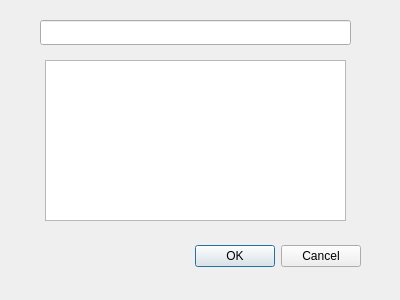
<?xml version="1.0" encoding="UTF-8"?>
<ui version="4.0">
 <class>UnirseAPatridaDialog</class>
 <widget class="QDialog" name="UnirseAPatridaDialog">
  <property name="geometry">
   <rect>
    <x>0</x>
    <y>0</y>
    <width>400</width>
    <height>300</height>
   </rect>
  </property>
  <property name="windowTitle">
   <string>Dialog</string>
  </property>
  <widget class="QDialogButtonBox" name="buttonBox">
   <property name="geometry">
    <rect>
     <x>20</x>
     <y>240</y>
     <width>341</width>
     <height>32</height>
    </rect>
   </property>
   <property name="orientation">
    <enum>Qt::Horizontal</enum>
   </property>
   <property name="standardButtons">
    <set>QDialogButtonBox::Cancel|QDialogButtonBox::Ok</set>
   </property>
  </widget>
  <widget class="QLineEdit" name="selectedHost">
   <property name="geometry">
    <rect>
     <x>40</x>
     <y>20</y>
     <width>311</width>
     <height>25</height>
    </rect>
   </property>
  </widget>
  <widget class="QListWidget" name="listWidget">
   <property name="geometry">
    <rect>
     <x>45</x>
     <y>60</y>
     <width>301</width>
     <height>161</height>
    </rect>
   </property>
  </widget>
 </widget>
 <resources/>
 <connections>
  <connection>
   <sender>buttonBox</sender>
   <signal>accepted()</signal>
   <receiver>UnirseAPatridaDialog</receiver>
   <slot>accept()</slot>
   <hints>
    <hint type="sourcelabel">
     <x>248</x>
     <y>254</y>
    </hint>
    <hint type="destinationlabel">
     <x>157</x>
     <y>274</y>
    </hint>
   </hints>
  </connection>
  <connection>
   <sender>buttonBox</sender>
   <signal>rejected()</signal>
   <receiver>UnirseAPatridaDialog</receiver>
   <slot>reject()</slot>
   <hints>
    <hint type="sourcelabel">
     <x>316</x>
     <y>260</y>
    </hint>
    <hint type="destinationlabel">
     <x>286</x>
     <y>274</y>
    </hint>
   </hints>
  </connection>
 </connections>
</ui>
